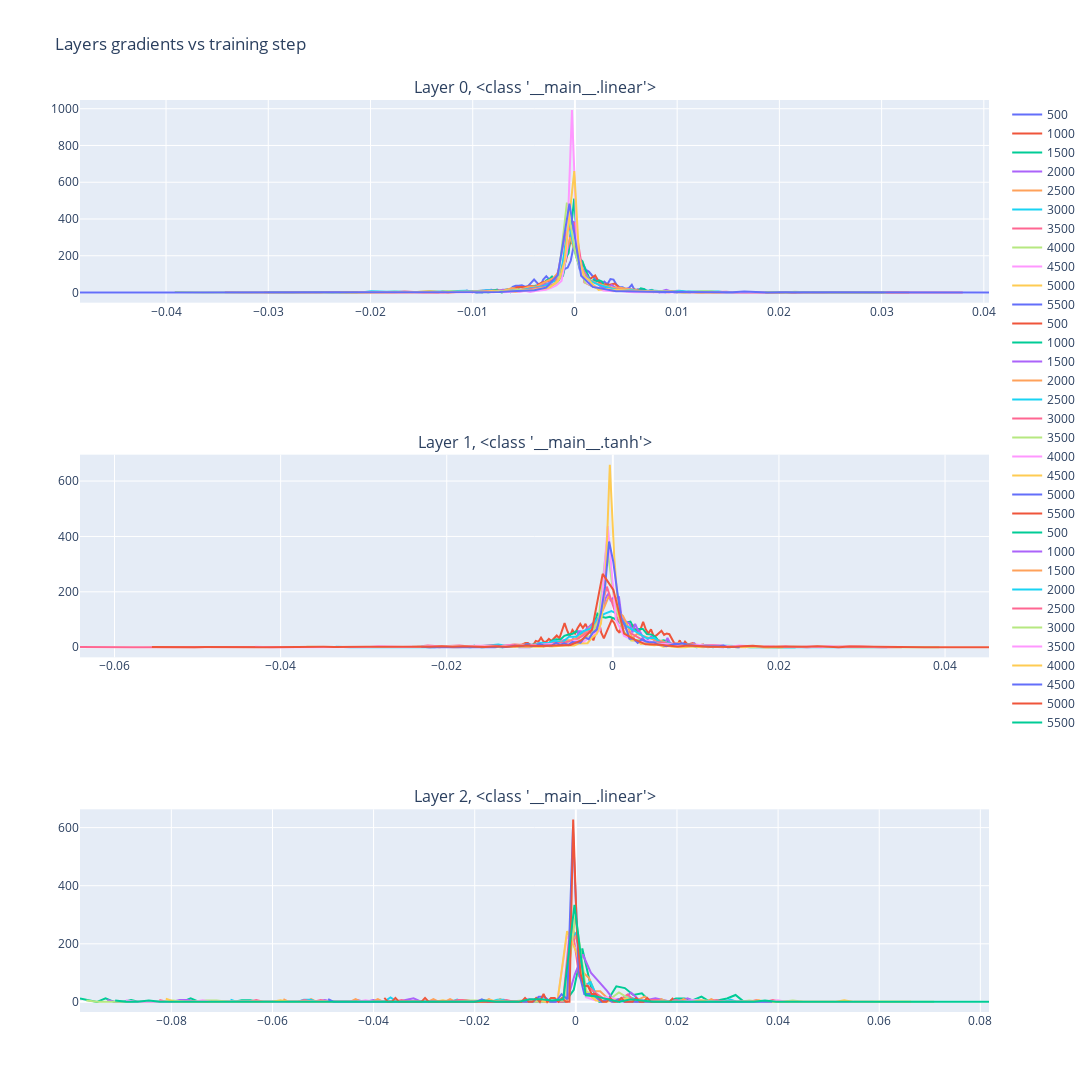

Notebook source saved alongside this figure:
### Code cell
#from 1 to len(layers)-1 = 3 given the flatten layer (layer 0) has not activations or grad stored

fig = make_subplots(rows=3, cols=1, subplot_titles=[f'Layer {i}, {layers[i+1].__class__}' for i in range(3)])
for i in range(n_layers):
    histo_grad_x= grads_1x[i,:,:]   
    histo_grad_y= grads_1y[i,:,:]   
    k= 1
    for hx, hy in zip(histo_grad_x,histo_grad_y):
        spin = k*steps_data
        fig.add_trace(go.Scatter(x=hx[:-1].detach(), y=hy.detach(), mode='lines', name=spin), row=i+1, col=1)
        k+=1
fig.update_layout(height=1300, width=1300, title_text="Layers gradients vs training step")

fig.show()
